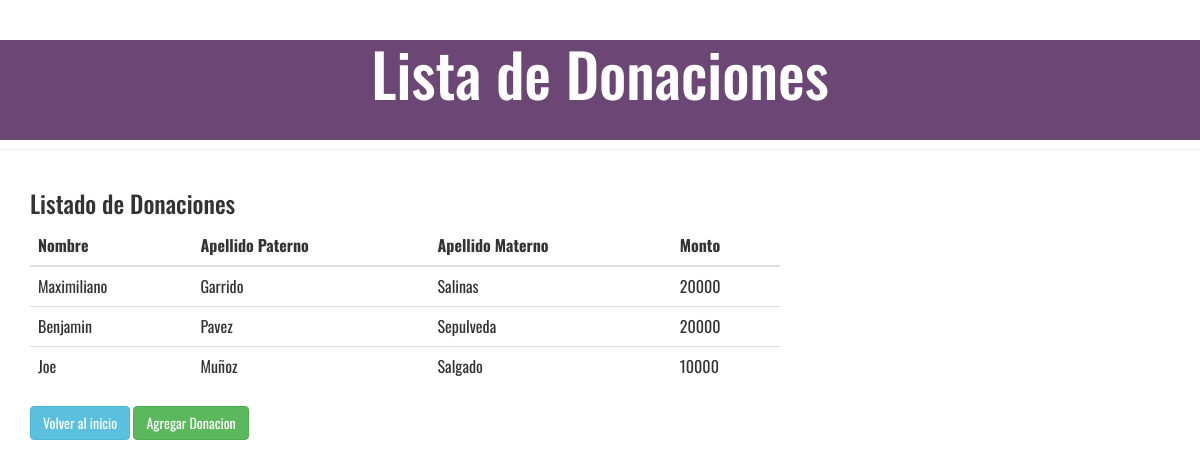
Page /donaciones/list_donacion (signed in) on the committed database.
### Donaciones/models.py (models this page shows, shortened)
class Donaciones(models.Model):
    nombre = models.CharField(max_length=20)
    apellido_pat = models.CharField(max_length=50)
    apellido_mat = models.CharField(max_length=50)
    monto = models.CharField(max_length=10)

### Donaciones/views.py (the view)
# urls.py: path('list_donacion', views.DonacionList.as_view(), name="list_donacion"),
class DonacionList(ListView):
    model = Donaciones
    template_name = 'Mandato/list_donacion.html'

### templates/Mandato/list_donacion.html (shortened to what this page needs)
{% extends 'Mandato/base.html' %}
{% block titulo_principal %}
<div class="head">
<div id="titulo_pagina" ><h3>Lista de Donaciones</h3></div>
</div>
{% endblock %}
{% block content %}
  <h3>Listado de Donaciones</h3>
{% if object_list %}
<table class="table table-hover">
  <thead>
    <tr>
      <th>Nombre</th>
      <th>Apellido Paterno</th>
      <th>Apellido Materno</th>
      <th>Monto</th>
    </tr>
  </thead>
  <tbody>
    {% for donaciones in object_list %}
    <tr>
      <td>{{ donaciones.nombre }}</td>
      <td>{{donaciones.apellido_pat}}</td>
      <td>{{ donaciones.apellido_mat}}</td>
      <td>{{ donaciones.monto }}</td>
    </tr>
    {% endfor %}
  </tbody>
</table>
<a href="{% url 'home' %} " class="btn btn-info">Volver al inicio</a>
<a href="{% url 'add_donacion' %}" class="btn btn-success">Agregar Donacion</a>
{% else %}
<h1>No hay registros de paciente</h1>
<a href="{% url 'home' %} " class="btn btn-info">Volver al inicio</a>
<a href="{% url 'add_donacion' %}" class="btn btn-success">Agregar Donacion</a>
{% endif %} {% endblock %}

### static/css/estilos.css (style rules this page uses)
* { font-family: 'Oswald', sans-serif; }
#titulo_pagina { text-align: center; }
.head { background-color: #6c4675; color: white; height: 100px; }
#titulo_pagina h3 { text-align: center; font-size: 60px; }

### rows in the picture
Donaciones: nombre "Maximiliano", apellido_pat "Garrido", apellido_mat "Salinas", monto "20000"
Donaciones: nombre "Benjamin", apellido_pat "Pavez", apellido_mat "Sepulveda", monto "20000"
Donaciones: nombre "Joe", apellido_pat "Muñoz", apellido_mat "Salgado", monto "10000"
